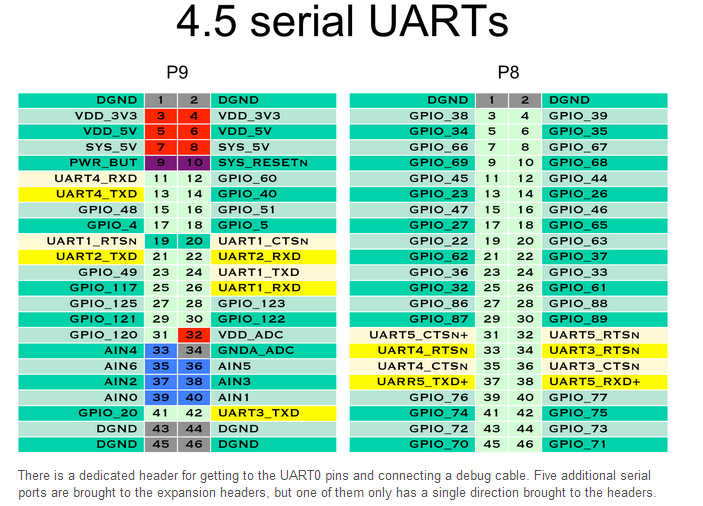
//> input picture BBB/uart test/4.5_serial_UARTs.PNG, 703 x 506 px, given in place of Naiad_in_trondheim_firstTrial_pt1_2.mp4, which was not available
$ ./opticalFlowMain   (built with g++ and OpenCV 4)
//> lines starting //> are read from the running program, lines starting //| are printed output that depends on the picture; after the words box and inside, x2 and y2 are one past the last pixel; in counts of white or black regions, pixels touching at a corner belong together; pictures that were not available may be replaced by others from this repository, and a replacement may not be noted
#include <iostream>
#include <math.h>
#include <opencv2/core.hpp>
#include <opencv2/highgui.hpp>
#include <opencv2/imgproc.hpp>
#include <opencv2/videoio.hpp>
#include <opencv2/video.hpp>
#include <opencv2/optflow.hpp>
#include <sys/stat.h>

#include <opencv2/ml.hpp>
#include <opencv2/core/utility.hpp>

// #define WITHOUT_NUMPY
// #include "matplotlib-cpp/matplotlibcpp.h"
// #include "/usr/include/python3.6m/object.h"

#define LK_DENSE 0
#define FARNEBACK 1
#define RLOF 2

using namespace cv;
using namespace std;
// namespace plt = matplotlibcpp;


Mat getCurl(Mat fx, Mat fy)
{
    int nRows = fx.rows;
    int nCols = fx.cols;

    Mat dfydx = fy(cv::Range(0, nRows-1), cv::Range(1, nCols)) - fy(cv::Range(0, nRows-1), cv::Range(0, nCols-1));
    Mat dfxdy = fx(cv::Range(1, nRows), cv::Range(0, nCols-1)) - fx(cv::Range(0, nRows-1), cv::Range(0, nCols-1));
    return dfydx - dfydx.mul(dfxdy) - dfxdy;   // = curl
}

void fullLine(Mat *img, Point a, float angle, Scalar colour)
{
    float n = 1000;
    double slope = tan(angle * CV_PI / 180.0);

    cout << "angle = " << angle << " / " << angle * CV_PI / 180.0 << ", point = " << a << ", slope " << slope << endl;

    Point p(a.x + n, a.y+n*slope), q(a.x - n, a.y-n*slope);

    line(*img, p, q, colour);
}

void dense_optical_flow(string filename, bool save, bool to_gray, int method)
{
//> called with save = true, to_gray = true, method = 1
    // VideoCapture
    // capture(samples::findFile(filename));
    VideoCapture capture(filename);
    if (!capture.isOpened()) {
        //error in opening the video input
        cerr << "Unable to open file!" << endl;
    }
    Mat frame1, prvs;
    capture >> frame1;
//> frame1 is the input picture: 506 rows x 703 cols, CV_8UC3; mean B, G, R 195.4, 219.7, 171.4
    if (to_gray)
        cvtColor(frame1, prvs, COLOR_BGR2GRAY);
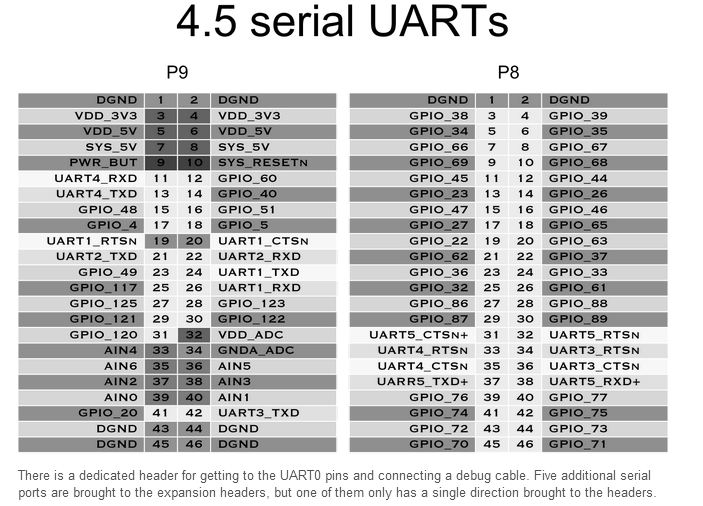
//> prvs: 506 rows x 703 cols, CV_8UC1; min 0, max 255, mean 202.5
    else
        prvs = frame1;

    int nRows = frame1.rows;
//> nRows = 506
    int nCols = frame1.cols;
//> nCols = 703
    Point2i pt1, pt2;
    pt1 = Point2i(nCols/2, nRows/2);
//> pt1 = Point(351, 253)

    int counter = 0;
    while (true) {
        Mat frame2, next;
        capture >> frame2;
        if (frame2.empty())
            break;

        if (to_gray)
            cvtColor(frame2, next, COLOR_BGR2GRAY);
        else
            next = frame2;
        Mat flow(prvs.size(), CV_32FC2);

        switch (method)
        {
        case LK_DENSE:
            // Dense Lucas-Kanade algorithm
            // optflow::calcOpticalFlowSparseToDense(prvs, next, flow);
            break;
        case FARNEBACK:
            calcOpticalFlowFarneback(prvs, next, flow, 0.5, 3, 15, 3, 5, 1.2, 0);
            break;
        case RLOF:
            // optflow::calcOpticalFlowDenseRLOF(prvs, next, flow);
            break;
        default:
            cout << "ERROR NO OPTICAL FLOW ALGORITHM \n";
            break;
        }

        // visualization
        Mat flow_parts[2];
        split(flow, flow_parts);
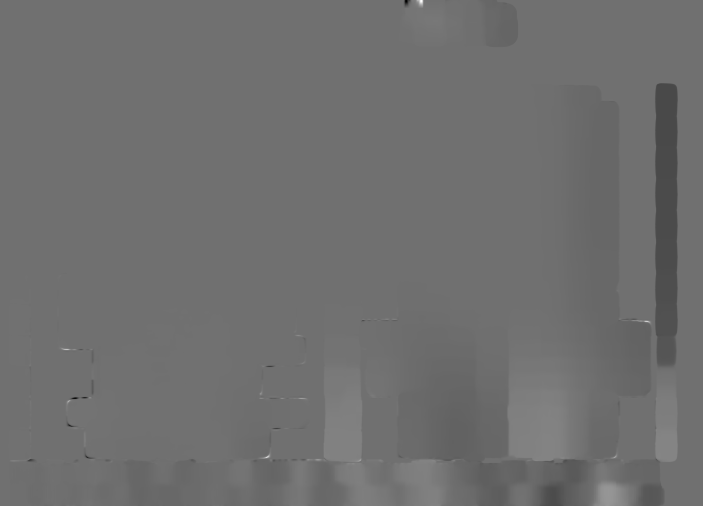
//> flow_parts[0]: 506 rows x 703 cols, CV_32FC1; min -6.82e-05, max 8.63e-05, mean -6.43e-07; drawn with min black and max white
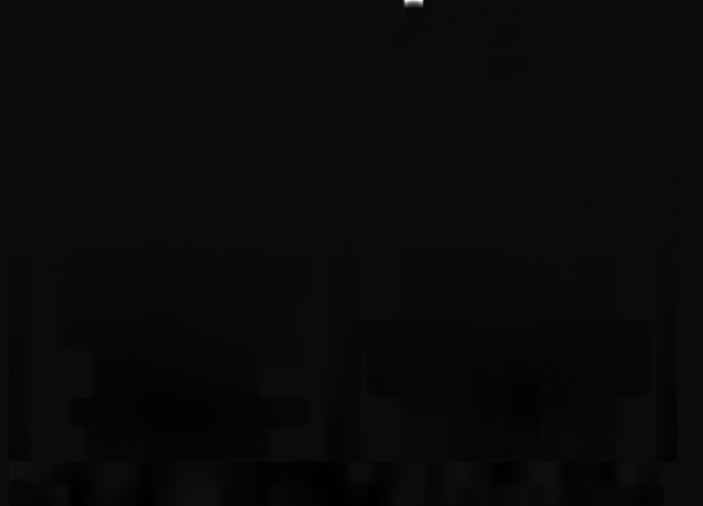
//> flow_parts[1]: 506 rows x 703 cols, CV_32FC1; min -1.18e-05, max 0.000261, mean -1.2e-06; drawn with min black and max white
        Mat magnitude, angle, magn_norm;
        cartToPolar(flow_parts[0], flow_parts[1], magnitude, angle, true);
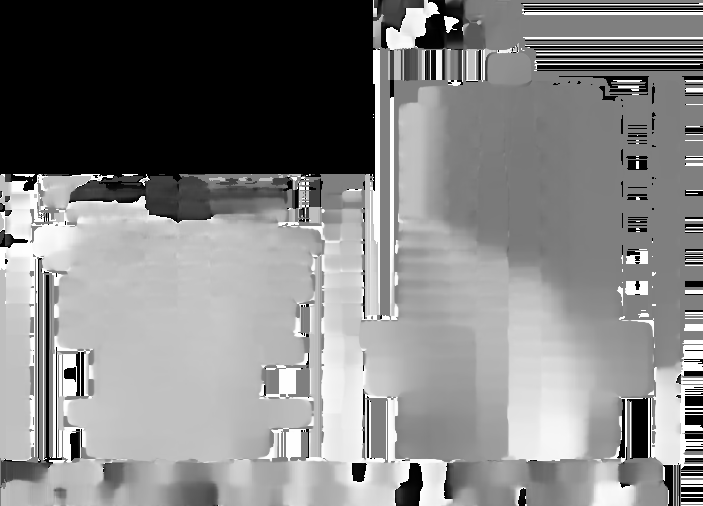
//> angle: 506 rows x 703 cols, CV_32FC1; min 0, max 360, mean 184.9; drawn with min black and max white
        Scalar avgAngle = mean(angle);
//> avgAngle = Scalar(184.9)
        normalize(magnitude, magn_norm, 0.0f, 1.0f, NORM_MINMAX);

        // Scalar avgAngle = angle.at<uchar>(Point2i(pt1));
        Scalar avgMagn = mean(magn_norm);
//> avgMagn = Scalar(0.00929)
        int scale = 90;
        pt2 = pt1 + Point2i(scale * avgMagn[0] * cos(avgAngle[0] * CV_PI / 180), scale * avgMagn[0] * sin(avgAngle[0] * CV_PI / 180));
//> pt2 = Point(351, 253)
        cout << "pt1 = " << pt1 << ", pt2 = " << pt2 << ", angle = " << avgAngle[0] << ", magnitude = " << avgMagn[0] << endl;
//| pt1 = [351, 253], pt2 = [351, 253], angle = 184.903, magnitude = 0.00928516

        // Calculate rotation center
        int n = 2;      // number of rows and cols angle image will be averaged into
        Mat normals = Mat::zeros(angle.size(), CV_32FC1);
        for (int r = 0; r < n; r++)     // rows
            for (int c = 0; c < n; c++) // cols
            {
                // Calculate avg angle
                Mat roi = angle(Range(r*nRows/n, (r+1)*nRows/n), Range(c*nCols/n, (c+1)*nCols/n));
                Mat mask = magnitude(Range(r*nRows/n, (r+1)*nRows/n), Range(c*nCols/n, (c+1)*nCols/n)) > 0.01;
                Scalar tempAvgAng = mean(roi, mask);
                double minVal;
                minMaxLoc(magnitude(Range(r*nRows/n, (r+1)*nRows/n), Range(c*nCols/n, (c+1)*nCols/n)), &minVal, 0, 0, 0);
                cout << tempAvgAng[0] << " / " << mean(roi)[0] << endl;

                // Draw lines
                fullLine(&normals, Point((c+0.5)*nCols/n, (r+0.5)*nRows/n), tempAvgAng[0]+90, Scalar(130,100,100));
                circle(normals, Point((c+0.5)*nCols/n, (r+0.5)*nRows/n), 6, Scalar(100,100,100));
                imshow("normals", normals);
                // waitKey(0);
            }
//> normals: 506 rows x 703 cols, CV_32FC1; values 0 (black) and 100 (white), 0.04% white in thin lines or dots, all inside (x1, y1, x2, y2) = (169, 120, 534, 386)
        // Calculate point where normals kind of cross, and let this be the rotation center
        // Then calculate rotation of some center points around this rotation center, result in rad or deg

        angle *= ((1.f / 360.f) * (180.f / 255.f));
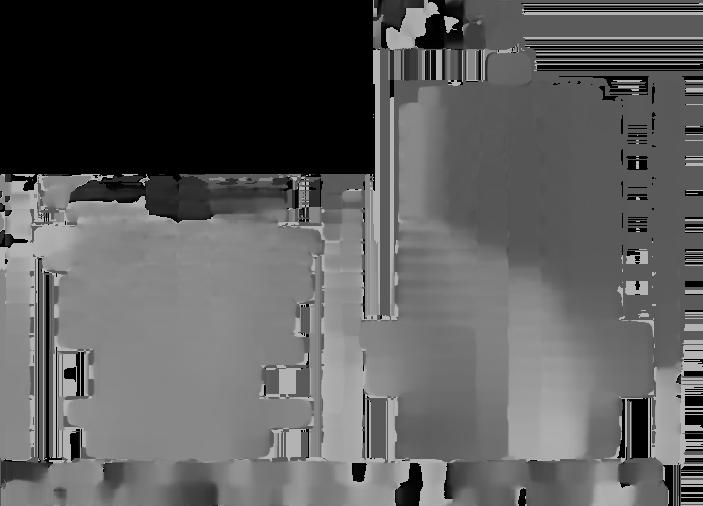
//> angle: 506 rows x 703 cols, CV_32FC1; min 0, max 0.706, mean 0.363
        // build hsv image
        Mat _hsv[3], hsv, hsv8, bgr;
        _hsv[0] = angle;
        _hsv[1] = Mat::ones(angle.size(), CV_32F);
//> _hsv[1]: 506 rows x 703 cols, CV_32FC1; every value is 1
        _hsv[2] = magn_norm;
        merge(_hsv, 3, hsv);
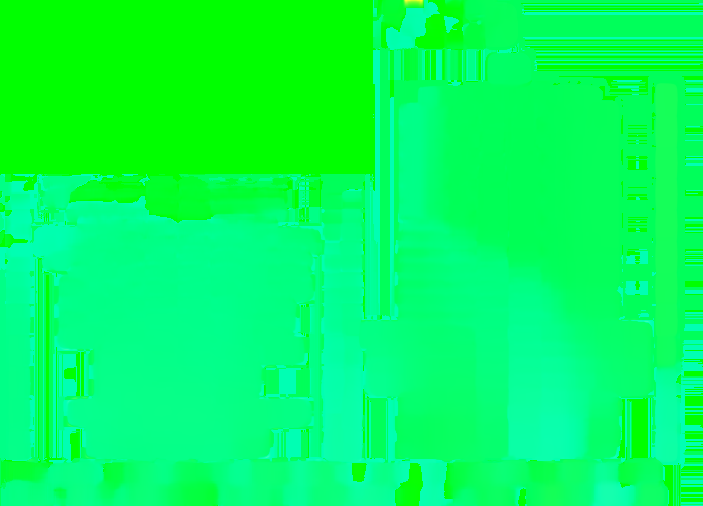
//> hsv: 506 rows x 703 cols, CV_32FC3; mean B, G, R 0.362, 1, 0.00928
        hsv.convertTo(hsv8, CV_8U, 255.0);
        cvtColor(hsv8, bgr, COLOR_HSV2BGR);

        // draw arrow on video image
        arrowedLine(frame2, pt1, pt2, Scalar(130,100,100), 5);

        // [8 lines of commented-out code are left out]
        Mat curl = getCurl(flow_parts[0], flow_parts[1]);

        // show video and optical flow result
        imshow("frame", frame2);
        imshow("flow", bgr);
        imshow("magnitude", magnitude/20);
        imshow("angle", angle);
        imshow("flow_parts[0]", flow_parts[0]/20);
        imshow("flow_parts[1]", flow_parts[1]/20);
        imshow("curl", curl);
        // cout << "image types:" << endl << "   magnitude: " << maxM << endl << "   angle: " << maxA << endl << "   flow_parts[0]: " << max1 << endl << "   flow_parts[1]: " << max2 << endl;
        int keyboard = waitKey(30);
//> the 'q' key is pressed
        // quit
        if (keyboard == 'q' || keyboard == 27)
            break;
        prvs = next;
        counter++;
        waitKey(0);
    }
}


int main(int argc, char** argv)
{
    // [23 lines of commented-out code are left out]
    string filename = "../Naiad_in_trondheim_firstTrial_pt1_2.mp4";
    bool save = true;
    bool to_gray = true;        // FARNEBACK-true, RLOF-false
    // lucas_kanade(filename, save);
    dense_optical_flow(filename, save, to_gray, FARNEBACK);        // For last argument, select from LK_DENSE, FARNEBACK, RLOF

    return 0;
}
